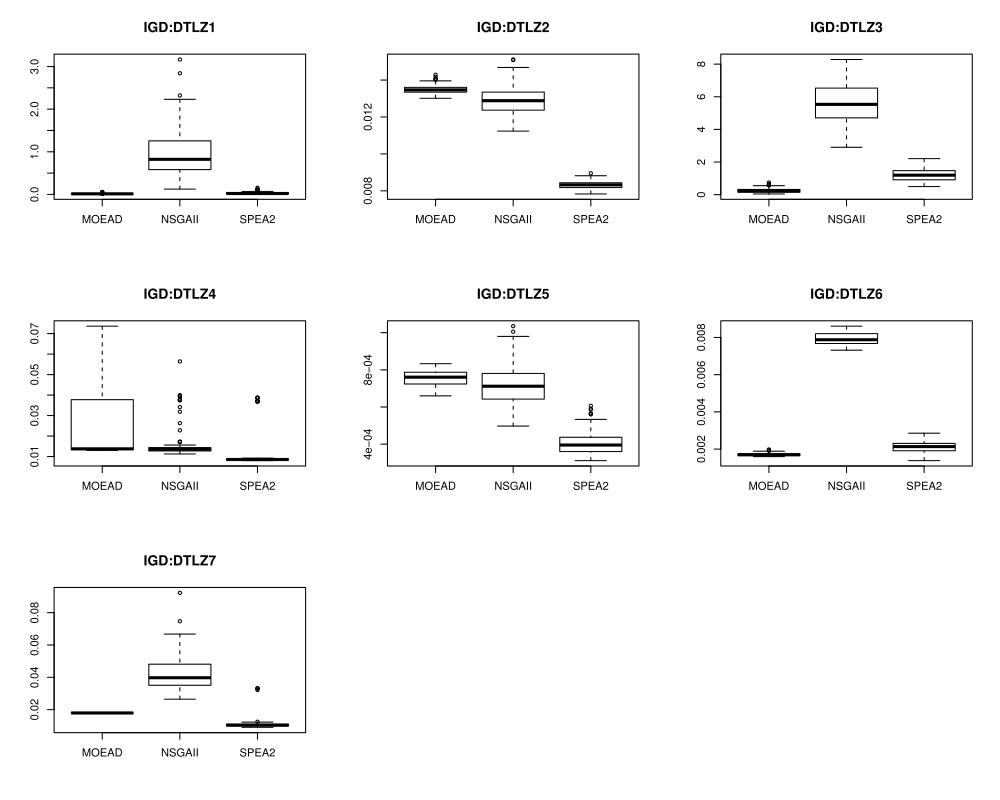

Recreate this plot in R.
pdf("DTLZ.Boxplot.pdf",  onefile=FALSE, height=8, width=10)
resultDirectory<-"../data/"
qIndicator <- function(indicator, problem)
{
fileMOEAD<-paste(resultDirectory, "MOEAD", sep="/")
fileMOEAD<-paste(fileMOEAD, problem, sep="/")
fileMOEAD<-paste(fileMOEAD, indicator, sep="/")
MOEAD<-scan(fileMOEAD)

fileNSGAII<-paste(resultDirectory, "NSGAII", sep="/")
fileNSGAII<-paste(fileNSGAII, problem, sep="/")
fileNSGAII<-paste(fileNSGAII, indicator, sep="/")
NSGAII<-scan(fileNSGAII)

fileSPEA2<-paste(resultDirectory, "SPEA2", sep="/")
fileSPEA2<-paste(fileSPEA2, problem, sep="/")
fileSPEA2<-paste(fileSPEA2, indicator, sep="/")
SPEA2<-scan(fileSPEA2)

algs<-c("MOEAD","NSGAII","SPEA2")
boxplot(MOEAD,NSGAII,SPEA2,names=algs, notch = FALSE)
titulo <-paste(indicator, problem, sep=":")
title(main=titulo)
}
par(mfrow=c(3,3))
indicator<-"IGD"
qIndicator(indicator, "DTLZ1")
qIndicator(indicator, "DTLZ2")
qIndicator(indicator, "DTLZ3")
qIndicator(indicator, "DTLZ4")
qIndicator(indicator, "DTLZ5")
qIndicator(indicator, "DTLZ6")
qIndicator(indicator, "DTLZ7")
